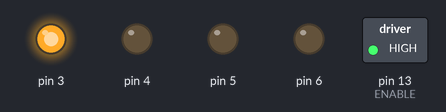
The sketch below on a simulated Arduino Uno, built with avr-gcc and run on an emulated ATmega328P. On the bench: switched loads named in the sketch (green lamp = pin HIGH), output pins drawn as LEDs (lit = HIGH). What the sketch prints to the serial monitor is not drawn.

Above: at 0.05 s.
At 0.65 s:
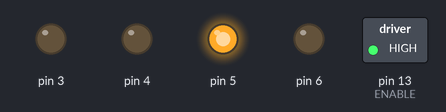
At 1.35 s:
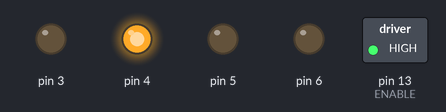
At 2.75 s:
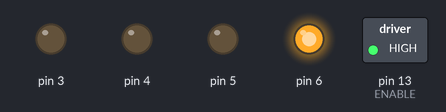
Timing chart, 0 to 3.0 s (numbered marks = the images above):
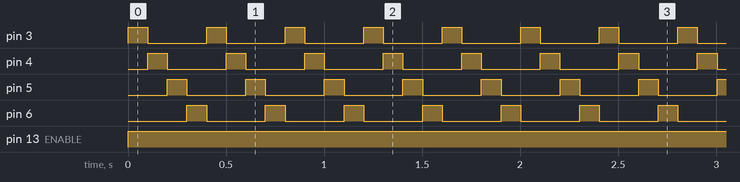

The sketch:

stepper.ino
```cpp
//www.elegoo.com
//2016.12.12

/************************
Exercise the motor using
the L293D chip
************************/

#define ENABLE 13
#define d 100
char pins[4] = "rgbB";
int i;
int j;

void setup() {
  //---set pin direction
  pinMode(ENABLE,OUTPUT);
  pinMode(3,OUTPUT);
  pinMode(4,OUTPUT);
  pinMode(5,OUTPUT);
  pinMode(6,OUTPUT);
  Serial.begin(9600);
}

void loop(){
  digitalWrite(ENABLE, HIGH);
  for(i=3;i<7;i++){
    for(j=3;j<7;j++){
      if(i!=j){
        digitalWrite(j, LOW);
      }
    }
    digitalWrite(i, HIGH);
    Serial.println(i);
    Serial.println(pins[i-3]);
    delay(d);
  }
}
```

Measured:
- by itself, pin 3–6: alternates HIGH for 0.10 s and LOW for 0.30 s
- by itself, pin 13 (ENABLE): LOW → HIGH at 0.00 s
